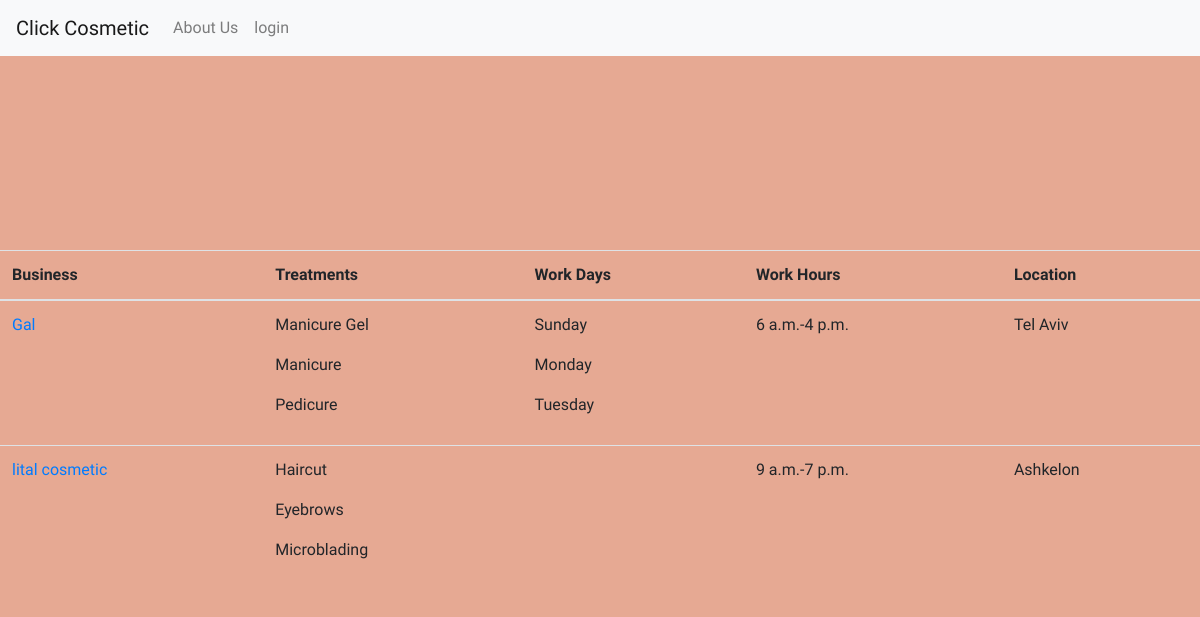
The page /business-list/ on the database as committed earlier.
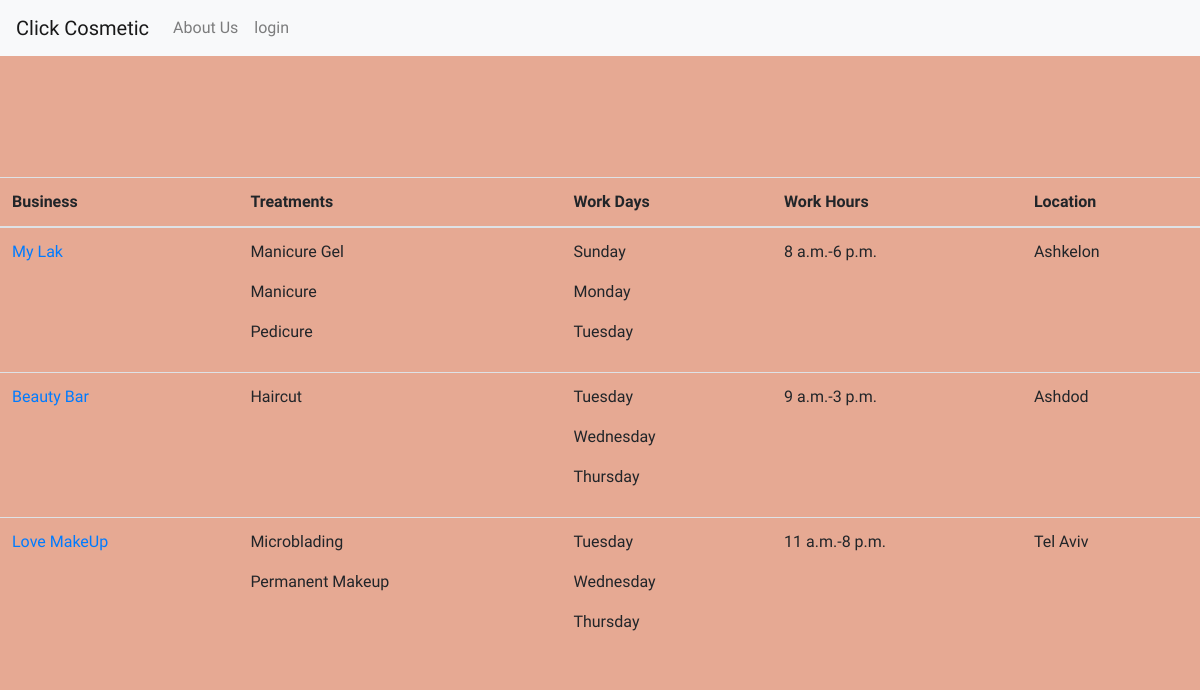
The same page on the database as committed later.
### core/models.py (models this page shows, shortened)
class Business(models.Model):
    user = models.OneToOneField(settings.AUTH_USER_MODEL, on_delete=models.CASCADE, related_name='business',default=None )
    phone = models.CharField(max_length=50, null=True, blank=True)
    description = models.TextField()
    treatments = models.ManyToManyField(TreatmentType, blank=True)
    days = models.ManyToManyField(WorkDay, blank=True)
    location = models.CharField(max_length=20)
    start_hour = models.TimeField(default="08:00")
    end_hour = models.TimeField(default="16:00")
    def get_absolute_url(self):
        return reverse('core:business_detail',kwargs={'pk':self.pk})

class TreatmentType(models.Model):
    name = models.CharField(max_length=200)

class WorkDay(models.Model):
    daychoices = (
        (7, 'Sunday'),
        (1, 'Monday'),
        (2, 'Tuesday'),
        (3, 'Wednesday'),
        (4, 'Thursday'),
        (5, 'Friday'),
        (6, 'Saturday'),
    )
    day = models.CharField(default="" ,max_length=15)

### core/views.py (the view)
# urls.py: path('business-list/', BusinessList.as_view(), name="business_list"),
class BusinessList(ListView):
    template_name = 'core/business.html'
    model = Business
    def get_queryset(self):
        qs = super().get_queryset()
        treatment = self.request.GET.get('treatment')
        fname = self.request.GET.get('fname')
        bname = self.request.GET.get('bname')
        location = self.request.GET.get('location')
        if treatment:
            qs = qs.filter(treatments__name__icontains=treatment)
        if fname:
            qs = qs.filter(user__first_name__icontains=fname)
        if bname:
            qs = qs.filter(user__name__icontains=bname)
        if location:
            qs = qs.filter(location__icontains=location)
        return qs

### core/templates/core/business.html (shortened to what this page needs)
{% extends 'core/base.html' %}
{% block content %}
        <table class="table table-hover">
            <thead>
            <tr>
                <th scope="col">Business</th>
                <th scope="col">Treatments</th>
                <th scope="col">Work Days</th>
                <th scope="col">Work Hours</th>
                <th scope="col">Location</th>
            </tr>
            </thead>
            <tbody>
            {% for business in object_list %}
                <tr>
                <td><a href="{{ business.get_absolute_url }}">{{ business.user.username }}</a>
                </td>
                <td>{% for treat in business.treatments.all %}
                    <p>{{ treat.name }}</p>
                {% endfor %}
                </td>
                <td>{% for day in business.days.all %}
                    <p>{{ day.day }}</p>
                {% endfor %}
                </td>
                <td>
                    <p>{{ business.start_hour }}-{{ business.end_hour }}</p>
                </td>
                                <td>
                    <p>{{ business.location }}</p>
                </td>
            {% endfor %}
            </tr>
            </tbody>
        </table>
{% endblock content %}

Rows that differ between the two databases and show on the page:
removed Business: user.username "Gal", start_hour "6 a.m.", end_hour "4 p.m.", location "Tel Aviv", TreatmentType (name "Manicure Gel"), TreatmentType (name "Manicure"), TreatmentType (name "Pedicure"), WorkDay (day "Sunday"), WorkDay (day "Monday"), WorkDay (day "Tuesday")
removed Business: user.username "lital cosmetic", start_hour "9 a.m.", end_hour "7 p.m.", location "Ashkelon", TreatmentType (name "Haircut"), TreatmentType (name "Microblading")
no longer on this page (row unchanged): TreatmentType: name "Eyebrows", shown under "lital cosmetic"
added Business: user.username "My Lak", start_hour "8 a.m.", end_hour "6 p.m.", location "Ashkelon", TreatmentType (name "Manicure Gel"), TreatmentType (name "Manicure"), TreatmentType (name "Pedicure"), WorkDay (day "Sunday"), WorkDay (day "Monday"), WorkDay (day "Tuesday")
added Business: user.username "Beauty Bar", start_hour "9 a.m.", end_hour "3 p.m.", location "Ashdod", TreatmentType (name "Haircut"), WorkDay (day "Tuesday")
now on this page (row unchanged): WorkDay: day "Wednesday"
now on this page (row unchanged): WorkDay: day "Thursday"
added Business: user.username "Love MakeUp", start_hour "11 a.m.", end_hour "8 p.m.", location "Tel Aviv", TreatmentType (name "Microblading"), WorkDay (day "Tuesday")
now on this page (row unchanged): TreatmentType: name "Permanent Makeup", shown under "Love MakeUp"
